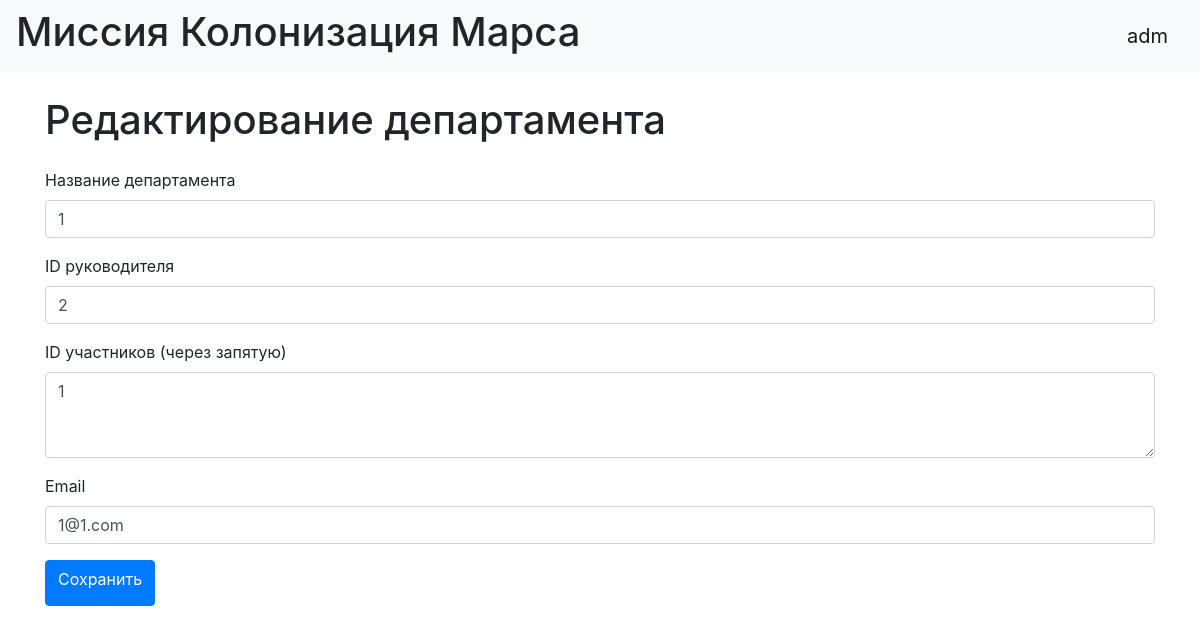
/edit_department/3 (signed in), run on the app's committed database.
### data/users.py (models this page shows, shortened)
class User(SqlAlchemyBase, UserMixin):
    __tablename__ = 'users'
    id = Column(Integer, primary_key=True, autoincrement=True)
    surname = Column(String, nullable=False)
    name = Column(String, nullable=False)
    age = Column(Integer, nullable=False)
    position = Column(String, nullable=False)
    speciality = Column(String, nullable=False)
    address = Column(String, nullable=False)
    email = Column(String, unique=True, nullable=False)
    hashed_password = Column(String, nullable=False)
    modified_date = Column(DateTime)

### data/departments.py (models this page shows)
class Department(SqlAlchemyBase):
    __tablename__ = 'departments'
    id = Column(Integer, primary_key=True, autoincrement=True)
    title = Column(String(100), nullable=False)
    chief_id = Column(Integer, ForeignKey('users.id'), nullable=False)
    members = Column(String(500), nullable=False)
    email = Column(String(100), nullable=True)
    who_created = Column(Integer, nullable=False)
    chief = relationship('User', backref='departments_led')

### main.py (the view, shortened to what this page needs)
@app.route('/edit_department/<int:id>', methods=['GET', 'POST'])
@login_required
def edit_department(id):
    db_sess = db_session.create_session()
    try:
        department = db_sess.get(Department, id)  # Используем новый метод get()
        if not department or (current_user.id != department.chief_id and current_user.id != 1):
            abort(403)
        form = DepartmentForm()
        if request.method == 'GET':
            form.title.data = department.title
            form.chief_id.data = department.chief_id  # Используем chief_id вместо chief
            form.members.data = department.members
            form.email.data = department.email
        return render_template('add_department.html',
                               title='Редактирование департамента',
                               form=form)
    except Exception as e:
        db_sess.rollback()
        print(f"Error editing department: {e}")
        abort(500)
    finally:
        db_sess.close()

### forms/department.py
class DepartmentForm(FlaskForm):
    title = StringField('Название департамента', validators=[DataRequired()])
    chief_id = IntegerField('ID руководителя',
                          validators=[DataRequired(), NumberRange(min=1)])
    members = TextAreaField('ID участников (через запятую)',
                          validators=[DataRequired()])
    email = StringField('Email',
                        validators=[Email()])
    submit = SubmitField('Сохранить')

### data/db_session.py (called while the page is built)
def create_session() -> Session:
    global __factory
    return __factory()

### main.py (called while the page is built)
@login_manager.user_loader
def load_user(user_id):
    db_sess = db_session.create_session()
    return db_sess.query(User).get(user_id)

### templates/add_department.html (shortened to what this page needs)
{% extends "base.html" %}
{% block content %}
<div class="container">
    <h1 class="my-4">{{ title }}</h1>
    <form method="POST" action="{{ url_for('add_department') }}">
        <div class="mb-3">
            {{ form.title.label(class="form-label") }}
            {{ form.title(class="form-control") }}
        </div>
        <div class="mb-3">
            {{ form.chief_id.label(class="form-label") }}
            {{ form.chief_id(class="form-control") }}
        </div>
        <div class="mb-3">
            {{ form.members.label(class="form-label") }}
            {{ form.members(class="form-control", rows=3) }}
        </div>
        <div class="mb-3">
            {{ form.email.label(class="form-label") }}
            {{ form.email(class="form-control") }}
        </div>
        <button type="submit" class="btn btn-primary">{{ form.submit.label }}</button>
    </form>
</div>
{% endblock %}

### templates/base.html (shortened to what this page needs)
<!doctype html>
<html lang="en">
<head>
    <link rel="stylesheet"
          href="https://stackpath.bootstrapcdn.com/bootstrap/4.4.1/css/bootstrap.min.css"
>
</head>
<body>
<header>
    <nav class="navbar navbar-light bg-light">
        <h1>Миссия Колонизация Марса</h1>
        {% if current_user.is_authenticated %}
            <a class="navbar-brand" href="/logout">{{ current_user.name }}</a>
        {% else %}
            <p>
            <a class="btn btn-primary " href="/register">Зарегистрироваться</a>
            <a class="btn btn-success" href="/login">Войти</a>
            </p>
        {% endif %}
    </nav>
</header>
<main>
    {% block content %}{% endblock %}
</main>
</body>
</html>

### data on the page
User: name "adm"
Department: title "1", chief_id "2", members "1", email "1@1.com"

### other printed values
{{ title }} "Редактирование департамента"
